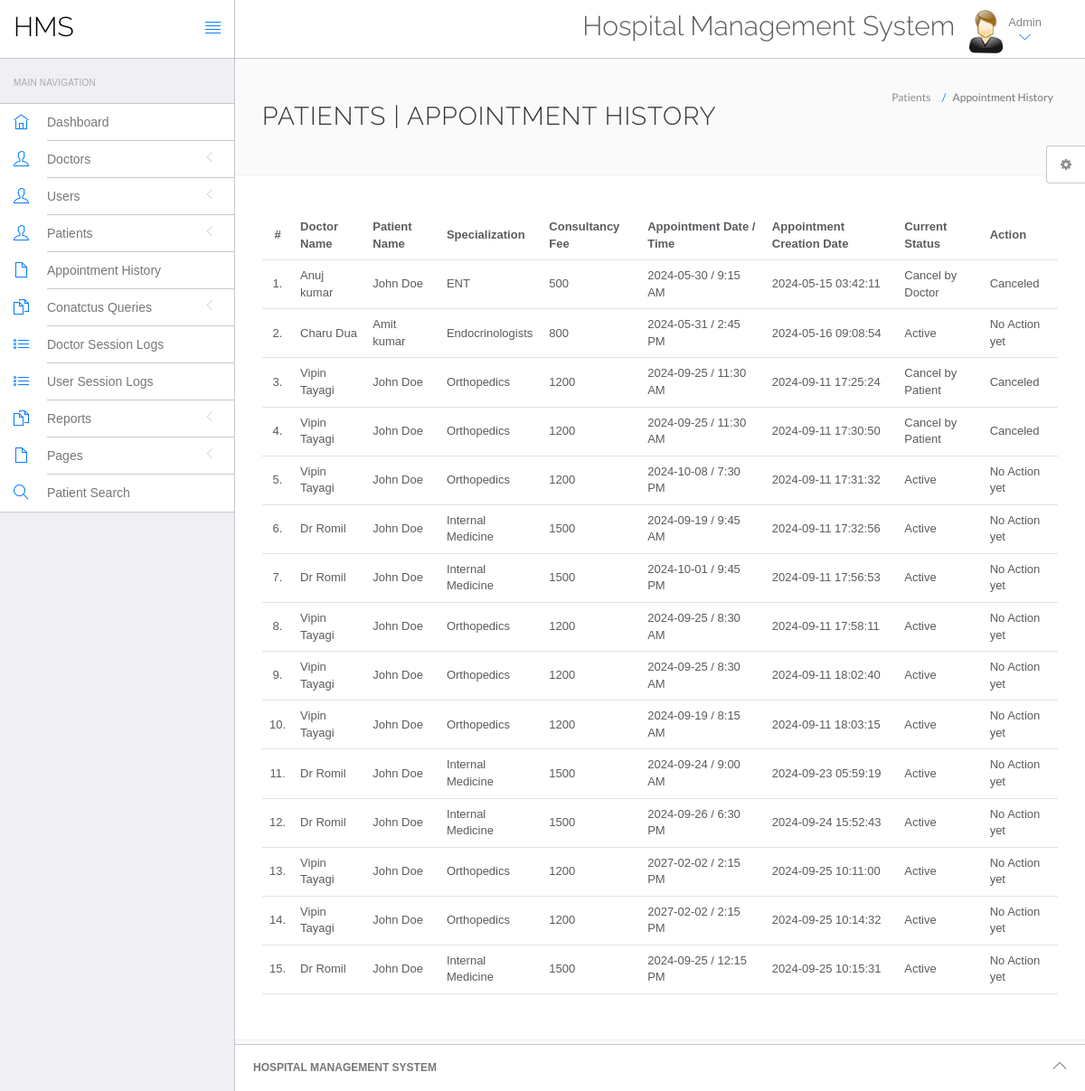
Page /hms/admin/appointment-history.php (signed in) on the committed database.
### tables this page shows
CREATE TABLE `appointment` (
  `id` int(11) NOT NULL,
  `doctorSpecialization` varchar(255) DEFAULT NULL,
  `doctorId` int(11) DEFAULT NULL,
  `userId` int(11) DEFAULT NULL,
  `consultancyFees` int(11) DEFAULT NULL,
  `appointmentDate` varchar(255) DEFAULT NULL,
  `appointmentTime` varchar(255) DEFAULT NULL,
  `postingDate` timestamp NULL DEFAULT current_timestamp(),
  `userStatus` int(11) DEFAULT NULL,
  `doctorStatus` int(11) DEFAULT NULL,
  `updationDate` timestamp NULL DEFAULT NULL ON UPDATE current_timestamp()
);

CREATE TABLE `doctors` (
  `id` int(11) NOT NULL,
  `specilization` varchar(255) DEFAULT NULL,
  `doctorName` varchar(255) DEFAULT NULL,
  `address` longtext DEFAULT NULL,
  `docFees` varchar(255) DEFAULT NULL,
  `contactno` bigint(11) DEFAULT NULL,
  `docEmail` varchar(255) DEFAULT NULL,
  `password` varchar(255) DEFAULT NULL,
  `creationDate` timestamp NULL DEFAULT current_timestamp(),
  `updationDate` timestamp NULL DEFAULT NULL ON UPDATE current_timestamp()
);

CREATE TABLE `users` (
  `id` int(11) NOT NULL,
  `fullName` varchar(255) DEFAULT NULL,
  `address` longtext DEFAULT NULL,
  `city` varchar(255) DEFAULT NULL,
  `gender` varchar(255) DEFAULT NULL,
  `email` varchar(255) DEFAULT NULL,
  `password` varchar(255) DEFAULT NULL,
  `regDate` timestamp NULL DEFAULT current_timestamp(),
  `updationDate` timestamp NULL DEFAULT NULL ON UPDATE current_timestamp()
);

### hms/admin/appointment-history.php (the view, shortened to what this page needs)
<?php
include('include/config.php');
if(strlen($_SESSION['id']==0)) {
 header('location:logout.php');
  } else{
?>
<!DOCTYPE html>
<html lang="en">
	<head>
		<link rel="stylesheet" href="vendor/bootstrap/css/bootstrap.min.css">
		<link rel="stylesheet" href="vendor/fontawesome/css/font-awesome.min.css">
		<link rel="stylesheet" href="vendor/themify-icons/themify-icons.min.css">
		<link href="vendor/animate.css/animate.min.css" rel="stylesheet" media="screen">
		<link href="vendor/perfect-scrollbar/perfect-scrollbar.min.css" rel="stylesheet" media="screen">
		<link href="vendor/switchery/switchery.min.css" rel="stylesheet" media="screen">
		<link href="vendor/bootstrap-touchspin/jquery.bootstrap-touchspin.min.css" rel="stylesheet" media="screen">
		<link href="vendor/select2/select2.min.css" rel="stylesheet" media="screen">
		<link href="vendor/bootstrap-datepicker/bootstrap-datepicker3.standalone.min.css" rel="stylesheet" media="screen">
		<link href="vendor/bootstrap-timepicker/bootstrap-timepicker.min.css" rel="stylesheet" media="screen">
		<link rel="stylesheet" href="assets/css/styles.css">
		<link rel="stylesheet" href="assets/css/plugins.css">
		<link rel="stylesheet" href="assets/css/themes/theme-1.css" id="skin_color" />
	</head>
	<body>
		<div id="app">
<?php include('include/sidebar.php');?>
			<div class="app-content">
					<?php include('include/header.php');?>
				<div class="main-content" >
					<div class="wrap-content container" id="container">
						<section id="page-title">
							<div class="row">
								<div class="col-sm-8">
									<h1 class="mainTitle">Patients  | Appointment History</h1>
																	</div>
								<ol class="breadcrumb">
									<li>
										<span>Patients </span>
									</li>
									<li class="active">
										<span>Appointment History</span>
									</li>
								</ol>
							</div>
						</section>
						<div class="container-fluid container-fullw bg-white">
									<div class="row">
								<div class="col-md-12">
									<table class="table table-hover" id="sample-table-1">
										<thead>
											<tr>
												<th class="center">#</th>
												<th class="hidden-xs">Doctor Name</th>
												<th>Patient Name</th>
												<th>Specialization</th>
												<th>Consultancy Fee</th>
												<th>Appointment Date / Time </th>
												<th>Appointment Creation Date  </th>
												<th>Current Status</th>
												<th>Action</th>
											</tr>
										</thead>
										<tbody>
<?php
$sql=mysqli_query($con,"select doctors.doctorName as docname,users.fullName as pname,appointment.*  from appointment join doctors on doctors.id=appointment.doctorId join users on users.id=appointment.userId ");
$cnt=1;
while($row=mysqli_fetch_array($sql))
{
?>
											<tr>
												<td class="center"><?php echo $cnt;?>.</td>
												<td class="hidden-xs"><?php echo $row['docname'];?></td>
												<td class="hidden-xs"><?php echo $row['pname'];?></td>
												<td><?php echo $row['doctorSpecialization'];?></td>
												<td><?php echo $row['consultancyFees'];?></td>
												<td><?php echo $row['appointmentDate'];?> / <?php echo
												 $row['appointmentTime'];?>
												</td>
												<td><?php echo $row['postingDate'];?></td>
												<td>
<?php if(($row['userStatus']==1) && ($row['doctorStatus']==1))
{
	echo "Active";
}
if(($row['userStatus']==0) && ($row['doctorStatus']==1))
{
	echo "Cancel by Patient";
}
if(($row['userStatus']==1) && ($row['doctorStatus']==0))
{
	echo "Cancel by Doctor";
}
												?></td>
												<td >
												<div class="visible-md visible-lg hidden-sm hidden-xs">
							<?php if(($row['userStatus']==1) && ($row['doctorStatus']==1))
{
echo "No Action yet";
	 } else {
		echo "Canceled";
		} ?>
												</div>
												</td>
											</tr>
											<?php
$cnt=$cnt+1;
											 }?>
										</tbody>
									</table>
								</div>
							</div>
								</div>
					</div>
				</div>
			</div>
	<?php include('include/footer.php');?>
	<?php include('include/setting.php');?>
		</div>
	</body>
</html>
<?php } ?>

### hms/admin/assets/css/themes/theme-1.css (style rules this page uses)
body { background: #FAFAFA; }

### rows in the picture
appointment: doctorId.doctorName "Anuj kumar", users.fullName "John Doe", doctorSpecialization "ENT", consultancyFees "500", appointmentDate "2024-05-30", appointmentTime "9:15 AM", postingDate "2024-05-15 03:42:11", userStatus "Cancel by Doctor"
appointment: doctorId.doctorName "Charu Dua", users.fullName "Amit kumar", doctorSpecialization "Endocrinologists", consultancyFees "800", appointmentDate "2024-05-31", appointmentTime "2:45 PM", postingDate "2024-05-16 09:08:54", userStatus "Active"
appointment: doctorId.doctorName "Vipin Tayagi", users.fullName "John Doe", doctorSpecialization "Orthopedics", consultancyFees "1200", appointmentDate "2024-09-25", appointmentTime "11:30 AM", postingDate "2024-09-11 17:25:24", userStatus "Cancel by Patient"
appointment: doctorId.doctorName "Vipin Tayagi", users.fullName "John Doe", doctorSpecialization "Orthopedics", consultancyFees "1200", appointmentDate "2024-09-25", appointmentTime "11:30 AM", postingDate "2024-09-11 17:30:50", userStatus "Cancel by Patient"
appointment: doctorId.doctorName "Vipin Tayagi", users.fullName "John Doe", doctorSpecialization "Orthopedics", consultancyFees "1200", appointmentDate "2024-10-08", appointmentTime "7:30 PM", postingDate "2024-09-11 17:31:32", userStatus "Active"
appointment: doctorId.doctorName "Dr Romil", users.fullName "John Doe", doctorSpecialization "Internal Medicine", consultancyFees "1500", appointmentDate "2024-09-19", appointmentTime "9:45 AM", postingDate "2024-09-11 17:32:56", userStatus "Active"
appointment: doctorId.doctorName "Dr Romil", users.fullName "John Doe", doctorSpecialization "Internal Medicine", consultancyFees "1500", appointmentDate "2024-10-01", appointmentTime "9:45 PM", postingDate "2024-09-11 17:56:53", userStatus "Active"
appointment: doctorId.doctorName "Vipin Tayagi", users.fullName "John Doe", doctorSpecialization "Orthopedics", consultancyFees "1200", appointmentDate "2024-09-25", appointmentTime "8:30 AM", postingDate "2024-09-11 17:58:11", userStatus "Active"
appointment: doctorId.doctorName "Vipin Tayagi", users.fullName "John Doe", doctorSpecialization "Orthopedics", consultancyFees "1200", appointmentDate "2024-09-25", appointmentTime "8:30 AM", postingDate "2024-09-11 18:02:40", userStatus "Active"
appointment: doctorId.doctorName "Vipin Tayagi", users.fullName "John Doe", doctorSpecialization "Orthopedics", consultancyFees "1200", appointmentDate "2024-09-19", appointmentTime "8:15 AM", postingDate "2024-09-11 18:03:15", userStatus "Active"
appointment: doctorId.doctorName "Dr Romil", users.fullName "John Doe", doctorSpecialization "Internal Medicine", consultancyFees "1500", appointmentDate "2024-09-24", appointmentTime "9:00 AM", postingDate "2024-09-23 05:59:19", userStatus "Active"
appointment: doctorId.doctorName "Dr Romil", users.fullName "John Doe", doctorSpecialization "Internal Medicine", consultancyFees "1500", appointmentDate "2024-09-26", appointmentTime "6:30 PM", postingDate "2024-09-24 15:52:43", userStatus "Active"
appointment: doctorId.doctorName "Vipin Tayagi", users.fullName "John Doe", doctorSpecialization "Orthopedics", consultancyFees "1200", appointmentDate "2027-02-02", appointmentTime "2:15 PM", postingDate "2024-09-25 10:11:00", userStatus "Active"
appointment: doctorId.doctorName "Vipin Tayagi", users.fullName "John Doe", doctorSpecialization "Orthopedics", consultancyFees "1200", appointmentDate "2027-02-02", appointmentTime "2:15 PM", postingDate "2024-09-25 10:14:32", userStatus "Active"
appointment: doctorId.doctorName "Dr Romil", users.fullName "John Doe", doctorSpecialization "Internal Medicine", consultancyFees "1500", appointmentDate "2024-09-25", appointmentTime "12:15 PM", postingDate "2024-09-25 10:15:31", userStatus "Active"
